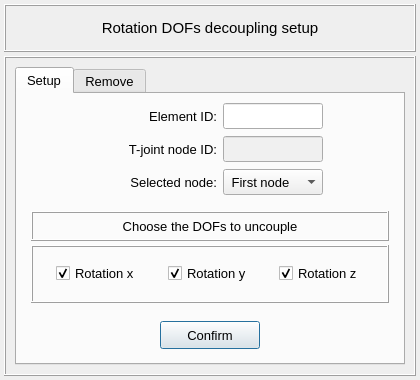
<?xml version="1.0" encoding="UTF-8"?>
<ui version="4.0">
 <class>Dialog</class>
 <widget class="QDialog" name="Dialog">
  <property name="geometry">
   <rect>
    <x>0</x>
    <y>0</y>
    <width>420</width>
    <height>380</height>
   </rect>
  </property>
  <property name="minimumSize">
   <size>
    <width>420</width>
    <height>380</height>
   </size>
  </property>
  <property name="maximumSize">
   <size>
    <width>420</width>
    <height>380</height>
   </size>
  </property>
  <property name="windowTitle">
   <string>Dialog</string>
  </property>
  <layout class="QGridLayout" name="gridLayout">
   <property name="leftMargin">
    <number>4</number>
   </property>
   <property name="topMargin">
    <number>4</number>
   </property>
   <property name="rightMargin">
    <number>4</number>
   </property>
   <property name="bottomMargin">
    <number>4</number>
   </property>
   <property name="spacing">
    <number>4</number>
   </property>
   <item row="0" column="0">
    <widget class="QFrame" name="frame_title">
     <property name="minimumSize">
      <size>
       <width>0</width>
       <height>48</height>
      </size>
     </property>
     <property name="maximumSize">
      <size>
       <width>16777215</width>
       <height>48</height>
      </size>
     </property>
     <property name="frameShape">
      <enum>QFrame::Box</enum>
     </property>
     <property name="frameShadow">
      <enum>QFrame::Raised</enum>
     </property>
     <layout class="QGridLayout" name="gridLayout_2">
      <item row="0" column="0">
       <widget class="QLabel" name="label">
        <property name="font">
         <font>
          <pointsize>11</pointsize>
         </font>
        </property>
        <property name="text">
         <string>Rotation DOFs decoupling setup</string>
        </property>
        <property name="alignment">
         <set>Qt::AlignCenter</set>
        </property>
       </widget>
      </item>
     </layout>
    </widget>
   </item>
   <item row="1" column="0">
    <widget class="QFrame" name="frame_main">
     <property name="minimumSize">
      <size>
       <width>0</width>
       <height>48</height>
      </size>
     </property>
     <property name="maximumSize">
      <size>
       <width>16777215</width>
       <height>16777215</height>
      </size>
     </property>
     <property name="frameShape">
      <enum>QFrame::Box</enum>
     </property>
     <property name="frameShadow">
      <enum>QFrame::Raised</enum>
     </property>
     <layout class="QGridLayout" name="gridLayout_3">
      <item row="0" column="0">
       <widget class="QTabWidget" name="tabWidget_main">
        <property name="font">
         <font>
          <pointsize>10</pointsize>
         </font>
        </property>
        <property name="currentIndex">
         <number>0</number>
        </property>
        <widget class="QWidget" name="tab_setup">
         <attribute name="title">
          <string>Setup</string>
         </attribute>
         <layout class="QGridLayout" name="gridLayout_13">
          <property name="leftMargin">
           <number>4</number>
          </property>
          <property name="topMargin">
           <number>4</number>
          </property>
          <property name="rightMargin">
           <number>4</number>
          </property>
          <property name="bottomMargin">
           <number>4</number>
          </property>
          <property name="spacing">
           <number>4</number>
          </property>
          <item row="0" column="0">
           <widget class="QFrame" name="frame_6">
            <property name="minimumSize">
             <size>
              <width>0</width>
              <height>100</height>
             </size>
            </property>
            <property name="maximumSize">
             <size>
              <width>16777215</width>
              <height>120</height>
             </size>
            </property>
            <property name="frameShape">
             <enum>QFrame::NoFrame</enum>
            </property>
            <property name="frameShadow">
             <enum>QFrame::Raised</enum>
            </property>
            <layout class="QGridLayout" name="gridLayout_11">
             <property name="leftMargin">
              <number>4</number>
             </property>
             <property name="topMargin">
              <number>4</number>
             </property>
             <property name="rightMargin">
              <number>4</number>
             </property>
             <property name="bottomMargin">
              <number>4</number>
             </property>
             <item row="2" column="3">
              <spacer name="horizontalSpacer_6">
               <property name="orientation">
                <enum>Qt::Horizontal</enum>
               </property>
               <property name="sizeHint" stdset="0">
                <size>
                 <width>40</width>
                 <height>20</height>
                </size>
               </property>
              </spacer>
             </item>
             <item row="0" column="1">
              <widget class="QLabel" name="label_3">
               <property name="minimumSize">
                <size>
                 <width>120</width>
                 <height>26</height>
                </size>
               </property>
               <property name="maximumSize">
                <size>
                 <width>16777215</width>
                 <height>26</height>
                </size>
               </property>
               <property name="text">
                <string>Element ID:</string>
               </property>
               <property name="textFormat">
                <enum>Qt::AutoText</enum>
               </property>
               <property name="alignment">
                <set>Qt::AlignRight|Qt::AlignTrailing|Qt::AlignVCenter</set>
               </property>
              </widget>
             </item>
             <item row="0" column="2">
              <widget class="QLineEdit" name="lineEdit_element_id">
               <property name="minimumSize">
                <size>
                 <width>100</width>
                 <height>26</height>
                </size>
               </property>
               <property name="maximumSize">
                <size>
                 <width>100</width>
                 <height>26</height>
                </size>
               </property>
               <property name="focusPolicy">
                <enum>Qt::ClickFocus</enum>
               </property>
               <property name="styleSheet">
                <string notr="true"/>
               </property>
               <property name="text">
                <string/>
               </property>
               <property name="alignment">
                <set>Qt::AlignCenter</set>
               </property>
              </widget>
             </item>
             <item row="2" column="2">
              <widget class="QComboBox" name="comboBox_node_to_uncouple_dofs">
               <property name="minimumSize">
                <size>
                 <width>0</width>
                 <height>26</height>
                </size>
               </property>
               <property name="maximumSize">
                <size>
                 <width>100</width>
                 <height>26</height>
                </size>
               </property>
               <property name="toolTip">
                <string>&lt;html&gt;&lt;head/&gt;&lt;body&gt;&lt;p&gt;Node to uncouple DOFs&lt;/p&gt;&lt;/body&gt;&lt;/html&gt;</string>
               </property>
               <item>
                <property name="text">
                 <string> First node</string>
                </property>
               </item>
               <item>
                <property name="text">
                 <string> Last node</string>
                </property>
               </item>
              </widget>
             </item>
             <item row="2" column="0">
              <spacer name="horizontalSpacer_5">
               <property name="orientation">
                <enum>Qt::Horizontal</enum>
               </property>
               <property name="sizeHint" stdset="0">
                <size>
                 <width>40</width>
                 <height>20</height>
                </size>
               </property>
              </spacer>
             </item>
             <item row="1" column="1">
              <widget class="QLabel" name="label_7">
               <property name="minimumSize">
                <size>
                 <width>100</width>
                 <height>26</height>
                </size>
               </property>
               <property name="maximumSize">
                <size>
                 <width>16777215</width>
                 <height>26</height>
                </size>
               </property>
               <property name="text">
                <string>T-joint node ID:</string>
               </property>
               <property name="textFormat">
                <enum>Qt::AutoText</enum>
               </property>
               <property name="alignment">
                <set>Qt::AlignRight|Qt::AlignTrailing|Qt::AlignVCenter</set>
               </property>
              </widget>
             </item>
             <item row="2" column="1">
              <widget class="QLabel" name="label_10">
               <property name="minimumSize">
                <size>
                 <width>0</width>
                 <height>26</height>
                </size>
               </property>
               <property name="maximumSize">
                <size>
                 <width>16777215</width>
                 <height>26</height>
                </size>
               </property>
               <property name="text">
                <string>Selected node:</string>
               </property>
               <property name="alignment">
                <set>Qt::AlignRight|Qt::AlignTrailing|Qt::AlignVCenter</set>
               </property>
              </widget>
             </item>
             <item row="1" column="2">
              <widget class="QLineEdit" name="lineEdit_joint_node">
               <property name="enabled">
                <bool>false</bool>
               </property>
               <property name="minimumSize">
                <size>
                 <width>100</width>
                 <height>26</height>
                </size>
               </property>
               <property name="maximumSize">
                <size>
                 <width>100</width>
                 <height>26</height>
                </size>
               </property>
               <property name="palette">
                <palette>
                 <active>
                  <colorrole role="WindowText">
                   <brush brushstyle="SolidPattern">
                    <color alpha="255">
                     <red>0</red>
                     <green>0</green>
                     <blue>0</blue>
                    </color>
                   </brush>
                  </colorrole>
                  <colorrole role="Button">
                   <brush brushstyle="SolidPattern">
                    <color alpha="255">
                     <red>250</red>
                     <green>250</green>
                     <blue>250</blue>
                    </color>
                   </brush>
                  </colorrole>
                  <colorrole role="Midlight">
                   <brush brushstyle="SolidPattern">
                    <color alpha="255">
                     <red>255</red>
                     <green>255</green>
                     <blue>255</blue>
                    </color>
                   </brush>
                  </colorrole>
                  <colorrole role="Dark">
                   <brush brushstyle="SolidPattern">
                    <color alpha="255">
                     <red>255</red>
                     <green>255</green>
                     <blue>255</blue>
                    </color>
                   </brush>
                  </colorrole>
                  <colorrole role="Text">
                   <brush brushstyle="SolidPattern">
                    <color alpha="255">
                     <red>0</red>
                     <green>0</green>
                     <blue>0</blue>
                    </color>
                   </brush>
                  </colorrole>
                  <colorrole role="ButtonText">
                   <brush brushstyle="SolidPattern">
                    <color alpha="255">
                     <red>0</red>
                     <green>0</green>
                     <blue>0</blue>
                    </color>
                   </brush>
                  </colorrole>
                  <colorrole role="Base">
                   <brush brushstyle="SolidPattern">
                    <color alpha="255">
                     <red>250</red>
                     <green>250</green>
                     <blue>250</blue>
                    </color>
                   </brush>
                  </colorrole>
                  <colorrole role="Window">
                   <brush brushstyle="SolidPattern">
                    <color alpha="255">
                     <red>250</red>
                     <green>250</green>
                     <blue>250</blue>
                    </color>
                   </brush>
                  </colorrole>
                 </active>
                 <inactive>
                  <colorrole role="WindowText">
                   <brush brushstyle="SolidPattern">
                    <color alpha="255">
                     <red>0</red>
                     <green>0</green>
                     <blue>0</blue>
                    </color>
                   </brush>
                  </colorrole>
                  <colorrole role="Button">
                   <brush brushstyle="SolidPattern">
                    <color alpha="255">
                     <red>250</red>
                     <green>250</green>
                     <blue>250</blue>
                    </color>
                   </brush>
                  </colorrole>
                  <colorrole role="Midlight">
                   <brush brushstyle="SolidPattern">
                    <color alpha="255">
                     <red>255</red>
                     <green>255</green>
                     <blue>255</blue>
                    </color>
                   </brush>
                  </colorrole>
                  <colorrole role="Dark">
                   <brush brushstyle="SolidPattern">
                    <color alpha="255">
                     <red>255</red>
                     <green>255</green>
                     <blue>255</blue>
                    </color>
                   </brush>
                  </colorrole>
                  <colorrole role="Text">
                   <brush brushstyle="SolidPattern">
                    <color alpha="255">
                     <red>0</red>
                     <green>0</green>
                     <blue>0</blue>
                    </color>
                   </brush>
                  </colorrole>
                  <colorrole role="ButtonText">
                   <brush brushstyle="SolidPattern">
                    <color alpha="255">
                     <red>0</red>
                     <green>0</green>
                     <blue>0</blue>
                    </color>
                   </brush>
                  </colorrole>
                  <colorrole role="Base">
                   <brush brushstyle="SolidPattern">
                    <color alpha="255">
                     <red>250</red>
                     <green>250</green>
                     <blue>250</blue>
                    </color>
                   </brush>
                  </colorrole>
                  <colorrole role="Window">
                   <brush brushstyle="SolidPattern">
                    <color alpha="255">
                     <red>250</red>
                     <green>250</green>
                     <blue>250</blue>
                    </color>
                   </brush>
                  </colorrole>
                 </inactive>
                 <disabled>
                  <colorrole role="WindowText">
                   <brush brushstyle="SolidPattern">
                    <color alpha="255">
                     <red>100</red>
                     <green>100</green>
                     <blue>100</blue>
                    </color>
                   </brush>
                  </colorrole>
                  <colorrole role="Button">
                   <brush brushstyle="SolidPattern">
                    <color alpha="255">
                     <red>240</red>
                     <green>240</green>
                     <blue>240</blue>
                    </color>
                   </brush>
                  </colorrole>
                  <colorrole role="Midlight">
                   <brush brushstyle="SolidPattern">
                    <color alpha="255">
                     <red>255</red>
                     <green>255</green>
                     <blue>255</blue>
                    </color>
                   </brush>
                  </colorrole>
                  <colorrole role="Dark">
                   <brush brushstyle="SolidPattern">
                    <color alpha="255">
                     <red>255</red>
                     <green>255</green>
                     <blue>255</blue>
                    </color>
                   </brush>
                  </colorrole>
                  <colorrole role="Text">
                   <brush brushstyle="SolidPattern">
                    <color alpha="255">
                     <red>100</red>
                     <green>100</green>
                     <blue>100</blue>
                    </color>
                   </brush>
                  </colorrole>
                  <colorrole role="ButtonText">
                   <brush brushstyle="SolidPattern">
                    <color alpha="255">
                     <red>100</red>
                     <green>100</green>
                     <blue>100</blue>
                    </color>
                   </brush>
                  </colorrole>
                  <colorrole role="Base">
                   <brush brushstyle="SolidPattern">
                    <color alpha="255">
                     <red>240</red>
                     <green>240</green>
                     <blue>240</blue>
                    </color>
                   </brush>
                  </colorrole>
                  <colorrole role="Window">
                   <brush brushstyle="SolidPattern">
                    <color alpha="255">
                     <red>240</red>
                     <green>240</green>
                     <blue>240</blue>
                    </color>
                   </brush>
                  </colorrole>
                 </disabled>
                </palette>
               </property>
               <property name="focusPolicy">
                <enum>Qt::ClickFocus</enum>
               </property>
               <property name="styleSheet">
                <string notr="true"/>
               </property>
               <property name="text">
                <string/>
               </property>
               <property name="alignment">
                <set>Qt::AlignCenter</set>
               </property>
               <property name="clearButtonEnabled">
                <bool>false</bool>
               </property>
              </widget>
             </item>
            </layout>
           </widget>
          </item>
          <item row="2" column="0">
           <widget class="QFrame" name="frame_8">
            <property name="minimumSize">
             <size>
              <width>0</width>
              <height>48</height>
             </size>
            </property>
            <property name="maximumSize">
             <size>
              <width>16777215</width>
              <height>48</height>
             </size>
            </property>
            <property name="frameShape">
             <enum>QFrame::NoFrame</enum>
            </property>
            <property name="frameShadow">
             <enum>QFrame::Raised</enum>
            </property>
            <layout class="QGridLayout" name="gridLayout_12">
             <property name="leftMargin">
              <number>0</number>
             </property>
             <property name="topMargin">
              <number>0</number>
             </property>
             <property name="rightMargin">
              <number>0</number>
             </property>
             <property name="bottomMargin">
              <number>0</number>
             </property>
             <property name="spacing">
              <number>0</number>
             </property>
             <item row="0" column="0">
              <widget class="QPushButton" name="pushButton_confirm">
               <property name="minimumSize">
                <size>
                 <width>100</width>
                 <height>28</height>
                </size>
               </property>
               <property name="maximumSize">
                <size>
                 <width>100</width>
                 <height>28</height>
                </size>
               </property>
               <property name="font">
                <font>
                 <pointsize>10</pointsize>
                </font>
               </property>
               <property name="styleSheet">
                <string notr="true"/>
               </property>
               <property name="text">
                <string>Confirm</string>
               </property>
              </widget>
             </item>
            </layout>
           </widget>
          </item>
          <item row="1" column="0">
           <widget class="QFrame" name="frame_7">
            <property name="minimumSize">
             <size>
              <width>0</width>
              <height>100</height>
             </size>
            </property>
            <property name="maximumSize">
             <size>
              <width>16777215</width>
              <height>100</height>
             </size>
            </property>
            <property name="frameShape">
             <enum>QFrame::NoFrame</enum>
            </property>
            <property name="frameShadow">
             <enum>QFrame::Raised</enum>
            </property>
            <layout class="QGridLayout" name="gridLayout_10">
             <property name="leftMargin">
              <number>10</number>
             </property>
             <property name="topMargin">
              <number>4</number>
             </property>
             <property name="rightMargin">
              <number>10</number>
             </property>
             <property name="bottomMargin">
              <number>4</number>
             </property>
             <property name="spacing">
              <number>4</number>
             </property>
             <item row="0" column="0">
              <widget class="QLabel" name="label_9">
               <property name="minimumSize">
                <size>
                 <width>300</width>
                 <height>30</height>
                </size>
               </property>
               <property name="maximumSize">
                <size>
                 <width>360</width>
                 <height>30</height>
                </size>
               </property>
               <property name="frameShape">
                <enum>QFrame::Box</enum>
               </property>
               <property name="frameShadow">
                <enum>QFrame::Raised</enum>
               </property>
               <property name="midLineWidth">
                <number>0</number>
               </property>
               <property name="text">
                <string>Choose the DOFs to uncouple</string>
               </property>
               <property name="alignment">
                <set>Qt::AlignCenter</set>
               </property>
              </widget>
             </item>
             <item row="1" column="0">
              <widget class="QFrame" name="frame_2">
               <property name="minimumSize">
                <size>
                 <width>0</width>
                 <height>52</height>
                </size>
               </property>
               <property name="maximumSize">
                <size>
                 <width>360</width>
                 <height>600</height>
                </size>
               </property>
               <property name="frameShape">
                <enum>QFrame::Box</enum>
               </property>
               <property name="frameShadow">
                <enum>QFrame::Raised</enum>
               </property>
               <layout class="QGridLayout" name="gridLayout_4">
                <property name="leftMargin">
                 <number>4</number>
                </property>
                <property name="topMargin">
                 <number>4</number>
                </property>
                <property name="rightMargin">
                 <number>4</number>
                </property>
                <property name="bottomMargin">
                 <number>4</number>
                </property>
                <property name="horizontalSpacing">
                 <number>8</number>
                </property>
                <item row="0" column="1">
                 <widget class="QCheckBox" name="checkBox_rotation_x">
                  <property name="maximumSize">
                   <size>
                    <width>104</width>
                    <height>16777215</height>
                   </size>
                  </property>
                  <property name="text">
                   <string>Rotation x</string>
                  </property>
                  <property name="checked">
                   <bool>true</bool>
                  </property>
                 </widget>
                </item>
                <item row="0" column="3">
                 <widget class="QCheckBox" name="checkBox_rotation_y">
                  <property name="maximumSize">
                   <size>
                    <width>104</width>
                    <height>16777215</height>
                   </size>
                  </property>
                  <property name="text">
                   <string>Rotation y</string>
                  </property>
                  <property name="checked">
                   <bool>true</bool>
                  </property>
                 </widget>
                </item>
                <item row="0" column="5">
                 <widget class="QCheckBox" name="checkBox_rotation_z">
                  <property name="maximumSize">
                   <size>
                    <width>104</width>
                    <height>16777215</height>
                   </size>
                  </property>
                  <property name="text">
                   <string>Rotation z</string>
                  </property>
                  <property name="checked">
                   <bool>true</bool>
                  </property>
                 </widget>
                </item>
                <item row="0" column="6">
                 <spacer name="horizontalSpacer_7">
                  <property name="orientation">
                   <enum>Qt::Horizontal</enum>
                  </property>
                  <property name="sizeHint" stdset="0">
                   <size>
                    <width>40</width>
                    <height>20</height>
                   </size>
                  </property>
                 </spacer>
                </item>
                <item row="0" column="0">
                 <spacer name="horizontalSpacer_4">
                  <property name="orientation">
                   <enum>Qt::Horizontal</enum>
                  </property>
                  <property name="sizeHint" stdset="0">
                   <size>
                    <width>40</width>
                    <height>20</height>
                   </size>
                  </property>
                 </spacer>
                </item>
                <item row="0" column="2">
                 <spacer name="horizontalSpacer_8">
                  <property name="orientation">
                   <enum>Qt::Horizontal</enum>
                  </property>
                  <property name="sizeHint" stdset="0">
                   <size>
                    <width>40</width>
                    <height>20</height>
                   </size>
                  </property>
                 </spacer>
                </item>
                <item row="0" column="4">
                 <spacer name="horizontalSpacer_9">
                  <property name="orientation">
                   <enum>Qt::Horizontal</enum>
                  </property>
                  <property name="sizeHint" stdset="0">
                   <size>
                    <width>40</width>
                    <height>20</height>
                   </size>
                  </property>
                 </spacer>
                </item>
               </layout>
              </widget>
             </item>
            </layout>
           </widget>
          </item>
         </layout>
        </widget>
        <widget class="QWidget" name="tab_remove">
         <attribute name="title">
          <string>Remove</string>
         </attribute>
         <layout class="QGridLayout" name="gridLayout_8">
          <property name="leftMargin">
           <number>4</number>
          </property>
          <property name="topMargin">
           <number>4</number>
          </property>
          <property name="rightMargin">
           <number>4</number>
          </property>
          <property name="bottomMargin">
           <number>4</number>
          </property>
          <property name="spacing">
           <number>4</number>
          </property>
          <item row="0" column="0">
           <widget class="QFrame" name="frame">
            <property name="minimumSize">
             <size>
              <width>0</width>
              <height>52</height>
             </size>
            </property>
            <property name="maximumSize">
             <size>
              <width>16777215</width>
              <height>52</height>
             </size>
            </property>
            <property name="frameShape">
             <enum>QFrame::NoFrame</enum>
            </property>
            <property name="frameShadow">
             <enum>QFrame::Raised</enum>
            </property>
            <layout class="QGridLayout" name="gridLayout_5">
             <property name="leftMargin">
              <number>4</number>
             </property>
             <property name="topMargin">
              <number>4</number>
             </property>
             <property name="rightMargin">
              <number>4</number>
             </property>
             <property name="bottomMargin">
              <number>4</number>
             </property>
             <item row="0" column="1">
              <widget class="QLabel" name="label_4">
               <property name="minimumSize">
                <size>
                 <width>100</width>
                 <height>26</height>
                </size>
               </property>
               <property name="maximumSize">
                <size>
                 <width>16777215</width>
                 <height>26</height>
                </size>
               </property>
               <property name="text">
                <string>Selected group:</string>
               </property>
               <property name="alignment">
                <set>Qt::AlignRight|Qt::AlignTrailing|Qt::AlignVCenter</set>
               </property>
              </widget>
             </item>
             <item row="0" column="2">
              <widget class="QLineEdit" name="lineEdit_selected_group">
               <property name="enabled">
                <bool>false</bool>
               </property>
               <property name="minimumSize">
                <size>
                 <width>100</width>
                 <height>26</height>
                </size>
               </property>
               <property name="maximumSize">
                <size>
                 <width>100</width>
                 <height>26</height>
                </size>
               </property>
               <property name="font">
                <font>
                 <pointsize>10</pointsize>
                </font>
               </property>
               <property name="focusPolicy">
                <enum>Qt::ClickFocus</enum>
               </property>
               <property name="styleSheet">
                <string notr="true"/>
               </property>
               <property name="alignment">
                <set>Qt::AlignCenter</set>
               </property>
              </widget>
             </item>
             <item row="0" column="3">
              <spacer name="horizontalSpacer_2">
               <property name="orientation">
                <enum>Qt::Horizontal</enum>
               </property>
               <property name="sizeHint" stdset="0">
                <size>
                 <width>40</width>
                 <height>20</height>
                </size>
               </property>
              </spacer>
             </item>
             <item row="0" column="0">
              <spacer name="horizontalSpacer">
               <property name="orientation">
                <enum>Qt::Horizontal</enum>
               </property>
               <property name="sizeHint" stdset="0">
                <size>
                 <width>40</width>
                 <height>20</height>
                </size>
               </property>
              </spacer>
             </item>
            </layout>
           </widget>
          </item>
          <item row="1" column="0">
           <widget class="QFrame" name="frame_3">
            <property name="frameShape">
             <enum>QFrame::NoFrame</enum>
            </property>
            <property name="frameShadow">
             <enum>QFrame::Raised</enum>
            </property>
            <layout class="QGridLayout" name="gridLayout_6">
             <property name="leftMargin">
              <number>4</number>
             </property>
             <property name="topMargin">
              <number>4</number>
             </property>
             <property name="rightMargin">
              <number>4</number>
             </property>
             <property name="bottomMargin">
              <number>4</number>
             </property>
             <property name="spacing">
              <number>4</number>
             </property>
             <item row="0" column="0">
              <widget class="QTreeWidget" name="treeWidget_B2PX_rotation_decoupling">
               <property name="minimumSize">
                <size>
                 <width>0</width>
                 <height>0</height>
                </size>
               </property>
               <property name="maximumSize">
                <size>
                 <width>1000</width>
                 <height>1000</height>
                </size>
               </property>
               <property name="font">
                <font>
                 <family>MS Shell Dlg 2</family>
                 <pointsize>9</pointsize>
                </font>
               </property>
               <property name="frameShape">
                <enum>QFrame::StyledPanel</enum>
               </property>
               <property name="frameShadow">
                <enum>QFrame::Sunken</enum>
               </property>
               <property name="indentation">
                <number>0</number>
               </property>
               <column>
                <property name="text">
                 <string>Group</string>
                </property>
                <property name="textAlignment">
                 <set>AlignCenter</set>
                </property>
               </column>
               <column>
                <property name="text">
                 <string>Decoupled DOFs</string>
                </property>
                <property name="textAlignment">
                 <set>AlignCenter</set>
                </property>
               </column>
               <column>
                <property name="text">
                 <string>Element ID</string>
                </property>
                <property name="textAlignment">
                 <set>AlignCenter</set>
                </property>
               </column>
               <column>
                <property name="text">
                 <string>Node ID</string>
                </property>
                <property name="textAlignment">
                 <set>AlignCenter</set>
                </property>
               </column>
              </widget>
             </item>
            </layout>
           </widget>
          </item>
          <item row="2" column="0">
           <widget class="QFrame" name="frame_4">
            <property name="minimumSize">
             <size>
              <width>0</width>
              <height>48</height>
             </size>
            </property>
            <property name="font">
             <font>
              <kerning>false</kerning>
             </font>
            </property>
            <property name="frameShape">
             <enum>QFrame::NoFrame</enum>
            </property>
            <property name="frameShadow">
             <enum>QFrame::Raised</enum>
            </property>
            <layout class="QGridLayout" name="gridLayout_7">
             <property name="leftMargin">
              <number>0</number>
             </property>
             <property name="topMargin">
              <number>0</number>
             </property>
             <property name="rightMargin">
              <number>0</number>
             </property>
             <property name="bottomMargin">
              <number>0</number>
             </property>
             <property name="spacing">
              <number>0</number>
             </property>
             <item row="0" column="0">
              <widget class="QPushButton" name="pushButton_reset">
               <property name="minimumSize">
                <size>
                 <width>100</width>
                 <height>28</height>
                </size>
               </property>
               <property name="maximumSize">
                <size>
                 <width>100</width>
                 <height>28</height>
                </size>
               </property>
               <property name="font">
                <font>
                 <pointsize>10</pointsize>
                </font>
               </property>
               <property name="styleSheet">
                <string notr="true"/>
               </property>
               <property name="text">
                <string>Reset</string>
               </property>
              </widget>
             </item>
             <item row="0" column="1">
              <widget class="QPushButton" name="pushButton_remove">
               <property name="minimumSize">
                <size>
                 <width>100</width>
                 <height>28</height>
                </size>
               </property>
               <property name="maximumSize">
                <size>
                 <width>100</width>
                 <height>28</height>
                </size>
               </property>
               <property name="font">
                <font>
                 <pointsize>10</pointsize>
                </font>
               </property>
               <property name="styleSheet">
                <string notr="true"/>
               </property>
               <property name="text">
                <string>Remove</string>
               </property>
              </widget>
             </item>
            </layout>
           </widget>
          </item>
         </layout>
        </widget>
       </widget>
      </item>
     </layout>
    </widget>
   </item>
  </layout>
 </widget>
 <resources/>
 <connections/>
</ui>
